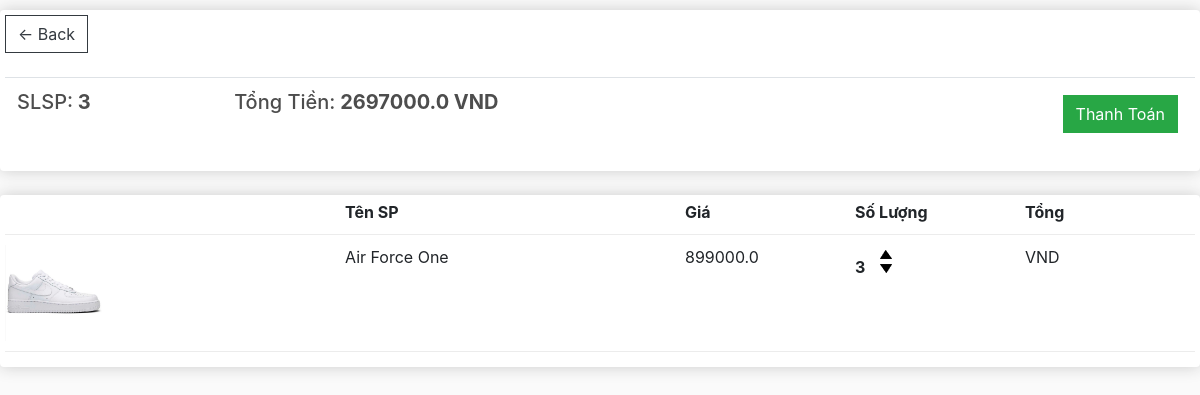
The app's page /cart/ (signed in) with its own data.
### app/models.py (models this page shows, shortened)
class GioHang(models.Model):
    customer = models.ForeignKey(User, on_delete = models.SET_NULL, null = True, blank = False)
    data_oder = models.DateTimeField(auto_now_add = True)
    name = models.CharField(max_length = 200, null = True)
    complete = models.BooleanField(default = False, null = True, blank = False)
    transaction_id = models.CharField(max_length = 200, null = True)
    @property
    def get_cart_items(self):
        donhangs = self.donhang_set.all()
        total = sum([item.quantity for item in donhangs])
        return total
    @property
    def get_cart_total(self):
        donhangs = self.donhang_set.all()
        total = sum([item.get_total for item in donhangs])
        return total

class DonHang(models.Model):
    product = models.ForeignKey(SanPham, on_delete = models.SET_NULL, null = True, blank = False)
    order = models.ForeignKey(GioHang, on_delete = models.SET_NULL, null = True, blank = False)
    quantity = models.IntegerField(default = 0, null = True, blank = True)
    date_added = models.DateTimeField(auto_now_add = True)
    @property
    def get_total(self):
        total = self.product.price * self.quantity
        return total

class SanPham(models.Model):
    category = models.ManyToManyField(DanhMuc, related_name='sanpham')
    name = models.CharField(max_length = 200, null = True)
    price = models.FloatField()
    Describe = models.CharField(max_length = 200, null = True)
    Type = models.CharField(max_length = 200, null = True)
    image = models.ImageField(null = True, blank = True)
    @property
    def ImageURL(self):
        try:
            url = self.image.url
        except:
            url = ''
        return url

### app/views.py (the view)
# urls.py: path('cart/', views.cart, name = "cart"),
def cart(request):
    if request.user.is_authenticated:
        customer = request.user
        order, created = GioHang.objects.get_or_create(customer = customer, complete = False)
        items = order.donhang_set.all()
    else:
        items = []
        order = {'get_cart_items': 0,'get_cart_total': 0 }
    context = {'items': items, 'order': order}
    return render(request, 'app/cart.html', context)

### app/templates/app/cart.html (shortened to what this page needs)
{% load static %}
<!doctype html>
<html>
  <head>
    <link href='https://stackpath.bootstrapcdn.com/bootstrap/4.3.1/css/bootstrap.min.css' rel='stylesheet'>
    <link href='https://cdnjs.cloudflare.com/ajax/libs/font-awesome/4.7.0/css/font-awesome.min.css' rel='stylesheet'>
  </head>
    <body className='snippet-body'>
<div class="row">
	<div class="col-lg-12">
		<div class="box-element">
			<a  class="btn btn-outline-dark" href="{% url 'Home' %}">&#x2190; Back</a>
			<br>
			<br>
			<table class="table">
				<tr>
					<th><h5>SLSP:<strong> {{order.get_cart_items}}</strong></h5></th>
					<th><h5>Tổng Tiền:<strong> {{order.get_cart_total}} VND</strong></h5></th>
					<th>
						<a  style="float:right; margin:5px;" class="btn btn-success" href="{% url 'checkout' %}">Thanh Toán</a>
					</th>
				</tr>
			</table>
		</div>
		<br>
		<div class="box-element">
			<div class="cart-row">
				<div style="flex:2"></div>
				<div style="flex:2"><strong>Tên SP</strong></div>
				<div style="flex:1"><strong>Giá</strong></div>
				<div style="flex:1"><strong>Số Lượng</strong></div>
				<div style="flex:1"><strong>Tổng</strong></div>
			</div>
      {% for item in items %}
      <div class="cart-row">
          <div style="flex:2">
            <img class="row-image" src="{{ item.product.ImageURL }}">
          </div>
          <div style="flex:2"><p>{{ item.product.name }}</p></div>
          <div style="flex:1"><p>{{ item.product.price }}</p></div>
          <div style="flex:1">
              <p class="quantity">{{ item.quantity }}</p>
              <div class="quantity">
                  <img data-product ={{item.product.id}} data-action = 'add' class="chg-quantity update-cart" src="{% static 'app/images/arrow-up.png' %}">
                  <img data-product ={{item.product.id}} data-action = 'remove' class="chg-quantity update-cart" src="{% static 'app/images/arrow-down.png' %}">
              </div>
          </div>
          <div style="flex:1"><p>{{item.product.get_total}} VND</p></div>
      </div>
    {% endfor %}
		</div>
	</div>
</div>
</body>
</html>

### app/templates/app/cart.html (style rules this page uses)
body { background-color: hsl(0, 0%, 98%); }
h1,h2,h3,h4,h5,h6 { color:hsl(0, 0%, 30%); }
.box-element { box-shadow:hsl(0, 0%, 80%) 0 0 16px; background-color: #fff; border-radius: 4px; padding: 5px; }
.col-lg-3, .col-lg-4, .col-lg-6, .col-lg-8, .col-lg-12 { margin-top: 10px; }
.btn { border-radius: 0; }
.row-image { width: 100px; }
.cart-row { display: flex; align-items: flex-stretch; padding-bottom: 10px; margin-bottom: 10px; border-bottom: 1px solid #ececec; }
.quantity { display: inline-block; font-weight: 700; padding-right:10px; }
.chg-quantity { width: 12px; cursor: pointer; display: block; margin-top: 5px; transition:.1s; }

### records on screen
GioHang: get_cart_items "3", get_cart_total "2697000.0"
DonHang: product.ImageURL (picture), product.name "Air Force One", product.price "899000.0", quantity "3"
